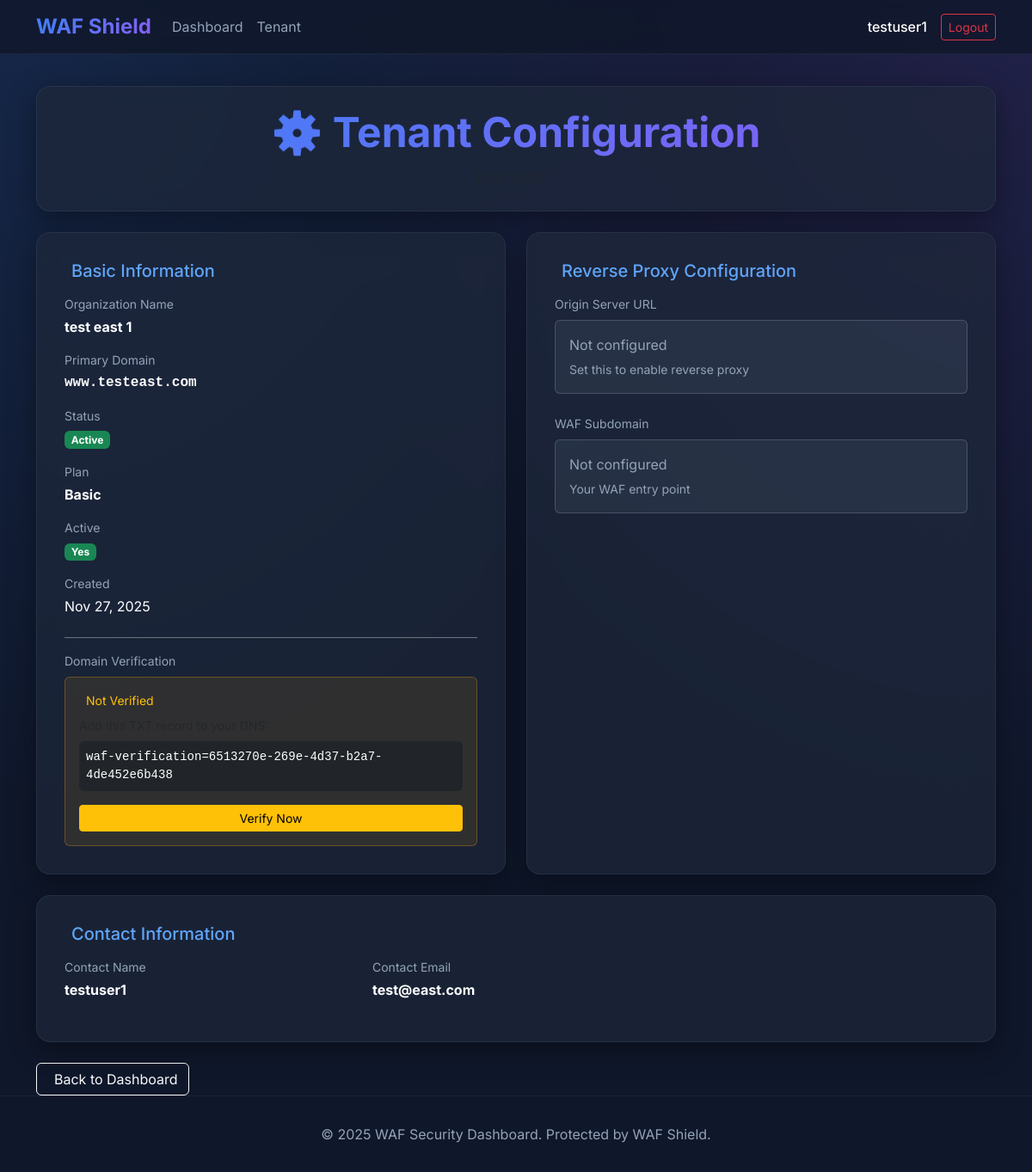
Before: /tenant/ (signed in) with the older database file.
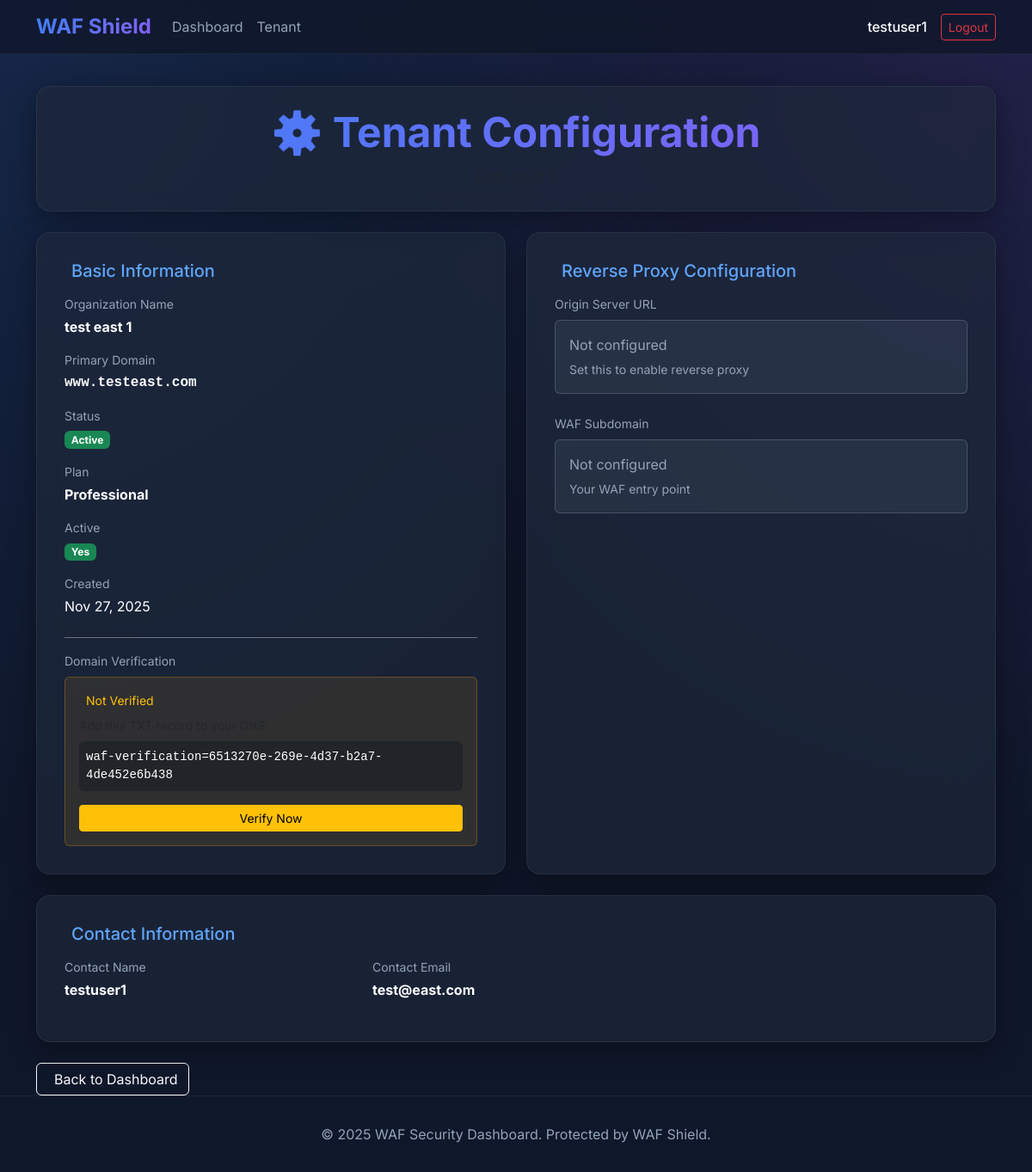
After: the same page with the newer database file.
### waf_project/waf_core/models.py (models this page shows, shortened)
class User(AbstractUser):
    ROLE_CHOICES = (
        ('superadmin', 'Super Admin'),
        ('tenant_admin', 'Tenant Admin'),
        ('analyst', 'Analyst'),
        ('user', 'User'),
    )
    role = models.CharField(max_length=20, choices=ROLE_CHOICES, default='user')
    tenant = models.ForeignKey('Tenant', on_delete=models.SET_NULL, null=True, blank=True)
    groups = models.ManyToManyField(
        Group,
        related_name="waf_core_users",  # 👈 prevents clash
        blank=True
    )
    user_permissions = models.ManyToManyField(
        Permission,
        related_name="waf_core_users",  # 👈 prevents clash
        blank=True
    )

class Tenant(models.Model):
    STATUS_CHOICES = [
        ('active', 'Active'),
        ('inactive', 'Inactive'),
        ('suspended', 'Suspended'),
        ('trial', 'Trial'),
    ]
    PLAN_CHOICES = [
        ('free', 'Free'),
        ('basic', 'Basic'),
        ('pro', 'Professional'),
        ('enterprise', 'Enterprise'),
    ]
    id = models.UUIDField(primary_key=True, default=uuid.uuid4, editable=False)
    name = models.CharField(max_length=200, help_text="Company/Organization name")
    domain = models.CharField(max_length=255, unique=True, help_text="Primary domain to protect (e.g., example.com)")
    additional_domains = models.TextField(blank=True,
                                         help_text="Additional domains (one per line)")
    origin_url = models.URLField(
        max_length=500,
        null=True,
        blank=True,
        help_text="Origin backend URL for this tenant (e.g., https://app.tenant.com)"
    )
    waf_host = models.CharField(
        max_length=255,
        unique=True,
        null=True,
        blank=True,
        help_text="Subdomain on the WAF (e.g., tenant1.waf-app.site)"
    )
    contact_email = models.EmailField()
    contact_name = models.CharField(max_length=100)
    contact_phone = models.CharField(max_length=20, blank=True)
    status = models.CharField(max_length=20, choices=STATUS_CHOICES, default='trial')
    plan = models.CharField(max_length=20, choices=PLAN_CHOICES, default='free')
    created_at = models.DateTimeField(auto_now_add=True)
    updated_at = models.DateTimeField(auto_now=True)
    api_key = models.CharField(max_length=64, unique=True, blank=True)
    is_active = models.BooleanField(default=True)
    verification_token = models.UUIDField(default=uuid.uuid4, editable=False)
    domain_verified = models.BooleanField(default=False)
    verification_method = models.CharField(
        max_length=20,
        choices=[('dns', 'DNS TXT Record'), ('file', 'File Upload')],
        default='dns'
    )
    class Meta:
        ordering = ['-created_at']
        verbose_name = "Tenant"
        verbose_name_plural = "Tenants"

### waf_project/waf_core/views.py (the view)
# urls.py: path('tenant/', views.tenant_detail_view, name='tenant_detail'),
@login_required
def tenant_detail_view(request, tenant_id=None):
    user = request.user
    if user.is_superuser and tenant_id is not None:
        tenant = get_object_or_404(Tenant, id=tenant_id)
    else:
        if not getattr(user, 'tenant', None):
            return HttpResponse("No tenant associated with this user.", status=400)
        tenant = user.tenant
    context = {
        'tenant': tenant,
        'origin_url': tenant.origin_url,
        'waf_host': tenant.waf_host,
    }
    return render(request, 'waf_core/tenant_detail.html', context)

### waf_project/waf_core/templates/waf_core/tenant_detail.html (shortened to what this page needs)
{% extends 'waf_core/base.html' %}
{% load static %}
{% block content %}
<div class="row mb-4">
    <div class="col-12">
        <div class="glass-card text-center py-4">
            <h1 class="display-5 fw-bold text-gradient">⚙️ Tenant Configuration</h1>
            <p class="lead text-muted mb-0">{{ tenant.name }}</p>
        </div>
    </div>
</div>
<div class="row mb-4">
    <div class="col-md-6">
        <div class="glass-card h-100">
            <h5 class="mb-3" style="color: #60a5fa;">Basic Information</h5>
            <div class="mb-3">
                <p class="small mb-1" style="color: #94a3b8;">Organization Name</p>
                <p class="fw-bold text-white">{{ tenant.name }}</p>
            </div>
            <div class="mb-3">
                <p class="small mb-1" style="color: #94a3b8;">Primary Domain</p>
                <p class="fw-bold text-white font-monospace">{{ tenant.domain }}</p>
            </div>
            <div class="mb-3">
                <p class="small mb-1" style="color: #94a3b8;">Status</p>
                <p>
                    <span class="badge {% if tenant.status == 'active' %}bg-success{% else %}bg-warning{% endif %}">
                        {{ tenant.get_status_display }}
                    </span>
                </p>
            </div>
            <div class="mb-3">
                <p class="small mb-1" style="color: #94a3b8;">Plan</p>
                <p class="fw-bold text-white">{{ tenant.get_plan_display }}</p>
            </div>
            <div class="mb-3">
                <p class="small mb-1" style="color: #94a3b8;">Active</p>
                <p>
                    {% if tenant.is_active %}
                    <span class="badge bg-success">Yes</span>
                    {% else %}
                    <span class="badge bg-danger">No</span>
                    {% endif %}
                </p>
            </div>
            <div>
                <p class="small mb-1" style="color: #94a3b8;">Created</p>
                <p class="text-white">{{ tenant.created_at|date:"M d, Y" }}</p>
            </div>
            <div class="mt-4 pt-3 border-top border-secondary">
                <p class="small mb-2" style="color: #94a3b8;">Domain Verification</p>
                {% if tenant.domain_verified %}
                <div class="p-2 rounded" style="background: rgba(16, 185, 129, 0.1); border: 1px solid rgba(16, 185, 129, 0.3);">
                    <p class="mb-0 text-success small"><i class="fas fa-check-circle me-2"></i>Verified</p>
                </div>
                {% else %}
                <div class="p-3 rounded" style="background: rgba(245, 158, 11, 0.1); border: 1px solid rgba(245, 158, 11, 0.3);">
                    <p class="mb-2 text-warning small">Not Verified</p>
                    <p class="small text-muted mb-2">Add this TXT record to your DNS:</p>
                    <code class="d-block p-2 bg-dark rounded mb-3 text-white small text-break">waf-verification={{ tenant.verification_token }}</code>
                    <a href="{% url 'verify_domain' tenant.id %}" class="btn btn-sm btn-warning w-100">Verify Now</a>
                </div>
                {% endif %}
            </div>
        </div>
    </div>
    <div class="col-md-6">
        <div class="glass-card h-100">
            <h5 class="mb-3" style="color: #60a5fa;">Reverse Proxy Configuration
            </h5>
            <div class="mb-4">
                <p class="small mb-2" style="color: #94a3b8;">Origin Server URL</p>
                {% if tenant.origin_url %}
                <div class="p-3 rounded"
                    style="background: rgba(59, 130, 246, 0.1); border: 1px solid rgba(59, 130, 246, 0.3);">
                    <p class="font-monospace mb-1" style="color: #60a5fa;">{{ tenant.origin_url }}</p>
                    <small style="color: #94a3b8;">Traffic will be forwarded here</small>
                </div>
                {% else %}
                <div class="p-3 rounded"
                    style="background: rgba(148, 163, 184, 0.1); border: 1px solid rgba(148, 163, 184, 0.3);">
                    <p class="mb-1" style="color: #94a3b8;">Not configured</p>
                    <small style="color: #94a3b8;">Set this to enable reverse proxy</small>
                </div>
                {% endif %}
            </div>
            <div class="mb-4">
                <p class="small mb-2" style="color: #94a3b8;">WAF Subdomain</p>
                {% if tenant.waf_host %}
                <div class="p-3 rounded"
                    style="background: rgba(16, 185, 129, 0.1); border: 1px solid rgba(16, 185, 129, 0.3);">
                    <p class="font-monospace mb-1" style="color: #10b981;">{{ tenant.waf_host }}</p>
                    <small style="color: #94a3b8;">Point your DNS CNAME here</small>
                </div>
                {% else %}
                <div class="p-3 rounded"
                    style="background: rgba(148, 163, 184, 0.1); border: 1px solid rgba(148, 163, 184, 0.3);">
                    <p class="mb-1" style="color: #94a3b8;">Not configured</p>
                    <small style="color: #94a3b8;">Your WAF entry point</small>
                </div>
                {% endif %}
            </div>
        </div>
    </div>
</div>
<div class="row mb-4">
    <div class="col-12">
        <div class="glass-card">
            <h5 class="mb-3" style="color: #60a5fa;">Contact Information</h5>
            <div class="row">
                <div class="col-md-4">
                    <p class="small mb-1" style="color: #94a3b8;">Contact Name</p>
                    <p class="fw-bold text-white">{{ tenant.contact_name }}</p>
                </div>
                <div class="col-md-4">
                    <p class="small mb-1" style="color: #94a3b8;">Contact Email</p>
                    <p class="fw-bold text-white">{{ tenant.contact_email }}</p>
                </div>
            </div>
        </div>
    </div>
</div>
<div class="row">
    <div class="col-12">
        <a href="{% url 'dashboard' %}" class="btn btn-outline-light me-2">
            Back to Dashboard
        </a>
    </div>
</div>
{% endblock %}

### waf_project/waf_core/templates/waf_core/base.html (shortened to what this page needs)
<!DOCTYPE html>
{% load static %}
<html lang="en">
<head>
    <link rel="stylesheet" href="https://cdn.jsdelivr.net/npm/bootstrap@5.3.2/dist/css/bootstrap.min.css">
    <link rel="stylesheet" href="{% static 'waf_core/css/style.css' %}?v={% now 'U' %}">
</head>
<body class="d-flex flex-column min-vh-100">
    <nav class="navbar navbar-expand-lg navbar-dark fixed-top">
        <div class="container">
            <a class="navbar-brand" href="{% url 'dashboard' %}">WAF Shield</a>
            <div class="collapse navbar-collapse" id="navbarNav">
                <ul class="navbar-nav me-auto">
                    {% if user.is_authenticated %}
                    <li class="nav-item">
                        <a class="nav-link" href="{% url 'dashboard' %}">Dashboard</a>
                    </li>
                    {% if user.is_superuser %}
                    <li class="nav-item">
                        <a class="nav-link" href="{% url 'tenant_list_admin' %}">
                            All Tenants
                        </a>
                    </li>
                    {% else %}
                    <li class="nav-item">
                        <a class="nav-link" href="{% url 'tenant_detail' %}">
                            Tenant
                        </a>
                    </li>
                    {% endif %}
                    {% endif %}
                </ul>
                <ul class="navbar-nav ms-auto align-items-center">
                    {% if user.is_authenticated %}
                    <li class="nav-item me-3">
                        <span class="fw-medium" style="color: #ffffff !important;">
                            {{ request.user.username }}
                        </span>
                    </li>
                    <li class="nav-item">
                        <form method="post" action="{% url 'logout' %}" class="d-inline">
                            <button type="submit" class="btn btn-sm btn-outline-danger">Logout</button>
                        </form>
                    </li>
                    {% endif %}
                </ul>
            </div>
        </div>
    </nav>
    <div class="container flex-grow-1" style="margin-top: 100px;">
        {% block content %}
        {% endblock %}
    </div>
    <footer class="text-center">
        <div class="container">
            <p class="mb-0">&copy; {% now "Y" %} WAF Security Dashboard. Protected by WAF Shield.</p>
        </div>
    </footer>
</body>
</html>

### waf_project/waf_core/static/waf_core/css/style.css (style rules this page uses)
:root { --bg-dark: #0f172a; --bg-card: rgba(30, 41, 59, 0.7); --primary: #3b82f6; --primary-hover: #2563eb; --text-main: #f8fafc; --text-muted: #94a3b8; --border-color: rgba(148, 163, 184, 0.1); --glass-shadow: 0 8px 32px 0 rgba(0, 0, 0, 0.37); --gradient-primary: linear-gradient(135deg, #3b82f6 0%, #8b5cf6 100%); }
body { background-color: var(--bg-dark); color: var(--text-main); font-family: 'Inter', system-ui, -apple-system, sans-serif; min-height: 100vh; background-image: radial-gradient(at 0% 0%, rgba(59, 130, 246, 0.15) 0px, transparent 50%), radial-gradient(at 100% 0%, rgba(139, 92, 246, 0.15) 0px, transparent 50%); background-attachment: fixed; }
.glass-card { background: var(--bg-card); backdrop-filter: blur(12px); -webkit-backdrop-filter: blur(12px); border: 1px solid var(--border-color); border-radius: 16px; box-shadow: var(--glass-shadow); padding: 2rem; }
.navbar { background: rgba(15, 23, 42, 0.8) !important; backdrop-filter: blur(10px); border-bottom: 1px solid var(--border-color); }
.navbar-brand { font-weight: 700; background: var(--gradient-primary); background-clip: text; -webkit-background-clip: text; -webkit-text-fill-color: transparent; font-size: 1.5rem; }
.nav-link { color: var(--text-muted) !important; transition: color 0.3s ease; }
footer { color: var(--text-muted); border-top: 1px solid var(--border-color); margin-top: auto; padding: 2rem 0; }
.text-gradient { background: var(--gradient-primary); background-clip: text; -webkit-background-clip: text; -webkit-text-fill-color: transparent; }
a { color: var(--primary); text-decoration: none; }

Changed rows visible on the page:
changed Tenant "test east 1": plan "Basic" → "Professional"
